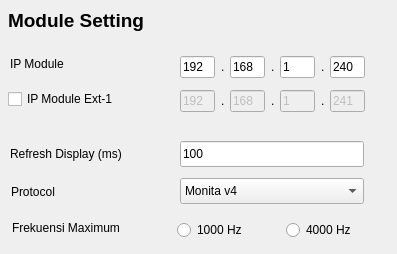
     <widget class="QWidget" name="tab">
      <attribute name="icon">
       <iconset resource="../icon.qrc">
        <normaloff>:/icon/icon_server.png</normaloff>:/icon/icon_server.png</iconset>
      </attribute>
      <attribute name="title">
       <string>Module</string>
      </attribute>
      <widget class="QLabel" name="label_6">
       <property name="geometry">
        <rect>
         <x>8</x>
         <y>10</y>
         <width>181</width>
         <height>21</height>
        </rect>
       </property>
       <property name="font">
        <font>
         <pointsize>14</pointsize>
         <weight>75</weight>
         <bold>true</bold>
        </font>
       </property>
       <property name="text">
        <string>Module Setting</string>
       </property>
      </widget>
      <widget class="QLabel" name="label">
       <property name="geometry">
        <rect>
         <x>10</x>
         <y>56</y>
         <width>131</width>
         <height>16</height>
        </rect>
       </property>
       <property name="text">
        <string>IP Module</string>
       </property>
      </widget>
      <widget class="QLineEdit" name="line_refresh">
       <property name="geometry">
        <rect>
         <x>180</x>
         <y>141</y>
         <width>184</width>
         <height>26</height>
        </rect>
       </property>
       <property name="minimumSize">
        <size>
         <width>184</width>
         <height>0</height>
        </size>
       </property>
       <property name="maximumSize">
        <size>
         <width>184</width>
         <height>16777215</height>
        </size>
       </property>
       <property name="text">
        <string>100</string>
       </property>
      </widget>
      <widget class="QLabel" name="label_2">
       <property name="geometry">
        <rect>
         <x>10</x>
         <y>146</y>
         <width>141</width>
         <height>16</height>
        </rect>
       </property>
       <property name="text">
        <string>Refresh Display (ms)</string>
       </property>
      </widget>
      <widget class="QLabel" name="label_9">
       <property name="geometry">
        <rect>
         <x>11</x>
         <y>184</y>
         <width>131</width>
         <height>16</height>
        </rect>
       </property>
       <property name="text">
        <string>Protocol</string>
       </property>
      </widget>
      <widget class="QComboBox" name="combo_protocol">
       <property name="geometry">
        <rect>
         <x>180</x>
         <y>178</y>
         <width>184</width>
         <height>26</height>
        </rect>
       </property>
       <property name="minimumSize">
        <size>
         <width>184</width>
         <height>0</height>
        </size>
       </property>
       <property name="maximumSize">
        <size>
         <width>184</width>
         <height>16777215</height>
        </size>
       </property>
       <item>
        <property name="text">
         <string>Monita v4</string>
        </property>
       </item>
       <item>
        <property name="text">
         <string>Modbus TCP</string>
        </property>
       </item>
      </widget>
      <widget class="QLabel" name="label_32">
       <property name="geometry">
        <rect>
         <x>12</x>
         <y>219</y>
         <width>141</width>
         <height>17</height>
        </rect>
       </property>
       <property name="text">
        <string>Frekuensi Maximum</string>
       </property>
      </widget>
      <widget class="QWidget" name="layoutWidget">
       <property name="geometry">
        <rect>
         <x>177</x>
         <y>216</y>
         <width>211</width>
         <height>29</height>
        </rect>
       </property>
       <layout class="QGridLayout" name="gridLayout_9">
        <item row="0" column="0">
         <widget class="QRadioButton" name="rad_1000">
          <property name="text">
           <string>1000 Hz</string>
          </property>
         </widget>
        </item>
        <item row="0" column="1">
         <widget class="QRadioButton" name="rad_4000">
          <property name="text">
           <string>4000 Hz</string>
          </property>
         </widget>
        </item>
       </layout>
      </widget>
      <widget class="QCheckBox" name="ip_module2">
       <property name="enabled">
        <bool>true</bool>
       </property>
       <property name="geometry">
        <rect>
         <x>8</x>
         <y>88</y>
         <width>131</width>
         <height>22</height>
        </rect>
       </property>
       <property name="text">
        <string>IP Module Ext-1</string>
       </property>
      </widget>
      <widget class="QWidget" name="layoutWidget_11">
       <property name="geometry">
        <rect>
         <x>180</x>
         <y>84</y>
         <width>191</width>
         <height>34</height>
        </rect>
       </property>
       <layout class="QGridLayout" name="gridLayout_19">
        <item row="0" column="0">
         <widget class="QLineEdit" name="ip_m2_seg1">
          <property name="enabled">
           <bool>false</bool>
          </property>
          <property name="minimumSize">
           <size>
            <width>35</width>
            <height>0</height>
           </size>
          </property>
          <property name="maximumSize">
           <size>
            <width>35</width>
            <height>16777215</height>
           </size>
          </property>
          <property name="text">
           <string>192</string>
          </property>
         </widget>
        </item>
        <item row="0" column="1">
         <widget class="QLabel" name="label_68">
          <property name="minimumSize">
           <size>
            <width>1</width>
            <height>0</height>
           </size>
          </property>
          <property name="maximumSize">
           <size>
            <width>3</width>
            <height>16777215</height>
           </size>
          </property>
          <property name="text">
           <string>.</string>
          </property>
         </widget>
        </item>
        <item row="0" column="2">
         <widget class="QLineEdit" name="ip_m2_seg2">
          <property name="enabled">
           <bool>false</bool>
          </property>
          <property name="minimumSize">
           <size>
            <width>35</width>
            <height>0</height>
           </size>
          </property>
          <property name="maximumSize">
           <size>
            <width>35</width>
            <height>16777215</height>
           </size>
          </property>
          <property name="text">
           <string>168</string>
          </property>
         </widget>
        </item>
        <item row="0" column="3">
         <widget class="QLabel" name="label_69">
          <property name="minimumSize">
           <size>
            <width>1</width>
            <height>0</height>
           </size>
          </property>
          <property name="maximumSize">
           <size>
            <width>3</width>
            <height>16777215</height>
           </size>
          </property>
          <property name="text">
           <string>.</string>
          </property>
         </widget>
        </item>
        <item row="0" column="4">
         <widget class="QLineEdit" name="ip_m2_seg3">
          <property name="enabled">
           <bool>false</bool>
          </property>
          <property name="minimumSize">
           <size>
            <width>35</width>
            <height>0</height>
           </size>
          </property>
          <property name="maximumSize">
           <size>
            <width>35</width>
            <height>16777215</height>
           </size>
          </property>
          <property name="text">
           <string>1</string>
          </property>
         </widget>
        </item>
        <item row="0" column="5">
         <widget class="QLabel" name="label_70">
          <property name="minimumSize">
           <size>
            <width>1</width>
            <height>0</height>
           </size>
          </property>
          <property name="maximumSize">
           <size>
            <width>3</width>
            <height>16777215</height>
           </size>
          </property>
          <property name="text">
           <string>.</string>
          </property>
         </widget>
        </item>
        <item row="0" column="6">
         <widget class="QLineEdit" name="ip_m2_seg4">
          <property name="enabled">
           <bool>false</bool>
          </property>
          <property name="minimumSize">
           <size>
            <width>35</width>
            <height>0</height>
           </size>
          </property>
          <property name="maximumSize">
           <size>
            <width>35</width>
            <height>16777215</height>
           </size>
          </property>
          <property name="text">
           <string>241</string>
          </property>
         </widget>
        </item>
       </layout>
      </widget>
      <widget class="QWidget" name="layoutWidget">
       <property name="geometry">
        <rect>
         <x>180</x>
         <y>50</y>
         <width>191</width>
         <height>34</height>
        </rect>
       </property>
       <layout class="QGridLayout" name="gridLayout_18">
        <item row="0" column="0">
         <widget class="QLineEdit" name="ip_m1_seg1">
          <property name="minimumSize">
           <size>
            <width>35</width>
            <height>0</height>
           </size>
          </property>
          <property name="maximumSize">
           <size>
            <width>35</width>
            <height>16777215</height>
           </size>
          </property>
          <property name="text">
           <string>192</string>
          </property>
         </widget>
        </item>
        <item row="0" column="1">
         <widget class="QLabel" name="label_65">
          <property name="minimumSize">
           <size>
            <width>1</width>
            <height>0</height>
           </size>
          </property>
          <property name="maximumSize">
           <size>
            <width>3</width>
            <height>16777215</height>
           </size>
          </property>
          <property name="text">
           <string>.</string>
          </property>
         </widget>
        </item>
        <item row="0" column="2">
         <widget class="QLineEdit" name="ip_m1_seg2">
          <property name="minimumSize">
           <size>
            <width>35</width>
            <height>0</height>
           </size>
          </property>
          <property name="maximumSize">
           <size>
            <width>35</width>
            <height>16777215</height>
           </size>
          </property>
          <property name="text">
           <string>168</string>
          </property>
         </widget>
        </item>
        <item row="0" column="3">
         <widget class="QLabel" name="label_66">
          <property name="minimumSize">
           <size>
            <width>1</width>
            <height>0</height>
           </size>
          </property>
          <property name="maximumSize">
           <size>
            <width>3</width>
            <height>16777215</height>
           </size>
          </property>
          <property name="text">
           <string>.</string>
          </property>
         </widget>
        </item>
        <item row="0" column="4">
         <widget class="QLineEdit" name="ip_m1_seg3">
          <property name="minimumSize">
           <size>
            <width>35</width>
            <height>0</height>
           </size>
          </property>
          <property name="maximumSize">
           <size>
            <width>35</width>
            <height>16777215</height>
           </size>
          </property>
          <property name="text">
           <string>1</string>
          </property>
         </widget>
        </item>
        <item row="0" column="5">
         <widget class="QLabel" name="label_67">
          <property name="minimumSize">
           <size>
            <width>1</width>
            <height>0</height>
           </size>
          </property>
          <property name="maximumSize">
           <size>
            <width>3</width>
            <height>16777215</height>
           </size>
          </property>
          <property name="text">
           <string>.</string>
          </property>
         </widget>
        </item>
        <item row="0" column="6">
         <widget class="QLineEdit" name="ip_m1_seg4">
          <property name="minimumSize">
           <size>
            <width>35</width>
            <height>0</height>
           </size>
          </property>
          <property name="maximumSize">
           <size>
            <width>35</width>
            <height>16777215</height>
           </size>
          </property>
          <property name="text">
           <string>240</string>
          </property>
         </widget>
        </item>
       </layout>
      </widget>
     </widget>
